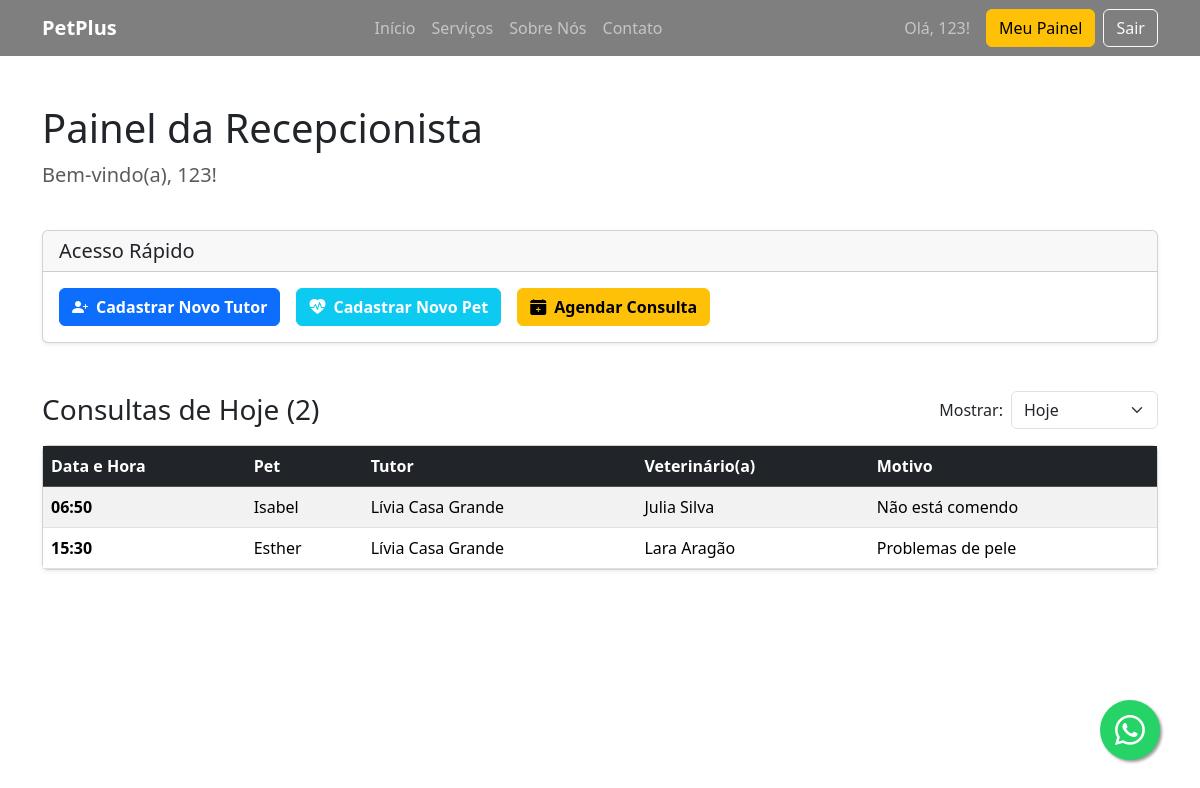
Screenshot of /painel/recepcionista/ (signed in) with the database file from the repository.
### core/models.py (models this page shows, shortened)
class Usuario(AbstractUser):
    email = models.EmailField(unique=True)
    SEXO = [
        ('M', 'Masculino'),
        ('F', 'Feminino'),
        ('O', 'Outros'),
    ]
    cpf = models.CharField(max_length=11, unique=True, blank=False, null=False)
    telefone = models.CharField(max_length=15)
    data_nascimento = models.DateField(null=True, blank=True)
    sexo = models.CharField(max_length=1, choices=SEXO)
    endereco = models.TextField(blank=False, null=False)

class Consulta(models.Model):
    animal = models.ForeignKey(Animal, on_delete=models.CASCADE)
    veterinario = models.ForeignKey(
        settings.AUTH_USER_MODEL,
        on_delete=models.SET_NULL,
        null=True,
        limit_choices_to={'groups__name' : 'Veterinarios'}
    )
    data = models.DateTimeField(blank=False, null=False)
    motivo = models.TextField(blank=False, null=False)
    observacoes = models.TextField(blank=True)

class Animal(models.Model):
    ESPECIES = [
        ('C', 'Cachorro'),
        ('G', 'Gato'),
        ('O', 'Outros'),
    ]
    SEXO = [
        ('M', 'Macho'),
        ('F', 'Fêmea'),
    ]
    nome = models.CharField(max_length=100)
    dono = models.ForeignKey(Cliente, on_delete=models.CASCADE, related_name='animais', blank=False, null=False)
    especie = models.CharField(max_length=1, choices=ESPECIES)
    raca = models.CharField(max_length=100)
    data_nascimento = models.DateField(null=True, blank=True)
    peso = models.DecimalField(max_digits=5, decimal_places=2, null=True, blank=True)
    sexo = models.CharField(max_length=1, choices=SEXO)
    observacoes = models.TextField(blank=True)

class Cliente(models.Model):
    SEXO = [
        ('M', 'Masculino'),
        ('F', 'Feminino'),
        ('O', 'Outros'),
    ]
    ESTADO_CIVIL = [
        ('S', 'Solteiro(a)'),
        ('C', 'Casado(a)'),
        ('D', 'Divorciado(a)'),
        ('V', 'Viúvo(a)'),
    ]
    ATENDIMENTO = [
        ('W', 'Whatsapp'),
        ('E', 'Email'),
        ('A', 'Ambos'),
    ]
    nome = models.CharField(max_length=100)
    email = models.EmailField()
    cpf = models.CharField(max_length=11, unique=True, blank=False, null=False)
    telefone = models.CharField(max_length=15)
    data_nascimento = models.DateField(null=False, blank=False)
    sexo = models.CharField(max_length=1, choices=SEXO)
    estado_civil = models.CharField(max_length=1, choices=ESTADO_CIVIL)
    preferencia_de_atendimento = models.CharField(max_length=1, choices=ATENDIMENTO)
    endereco = models.TextField(blank=False, null=False)

### website/views.py (the view)
# urls.py: path('painel/recepcionista/', views.dashboard_recepcionista, name='dashboard_recepcionista'),
@login_required
def dashboard_recepcionista(request):
    filtro_selecionado = request.GET.get('filtro', request.session.get('filtro_agenda', 'hoje'))
    request.session['filtro_agenda'] = filtro_selecionado
    hoje = date.today()
    consultas = Consulta.objects.all() # Começa com todas as consultas
    filtro_label = "Todas as Consultas" # Título padrão
    if filtro_selecionado == 'hoje':
        consultas = consultas.filter(data__date=hoje)
        filtro_label = "Consultas de Hoje"
    elif filtro_selecionado == 'semana':
        inicio_semana = hoje - timedelta(days=hoje.weekday())
        fim_semana = inicio_semana + timedelta(days=6)
        consultas = consultas.filter(data__date__range=[inicio_semana, fim_semana])
        filtro_label = "Consultas desta Semana"
    elif filtro_selecionado == 'mes':
        consultas = consultas.filter(data__year=hoje.year, data__month=hoje.month)
        filtro_label = "Consultas deste Mês"
    elif filtro_selecionado == 'ano':
        consultas = consultas.filter(data__year=hoje.year)
        filtro_label = "Consultas deste Ano"
    consultas_filtradas = consultas.order_by('data')
    context = {
        'consultas': consultas_filtradas,
        'filtro_selecionado': filtro_selecionado,
        'filtro_label': filtro_label,
    }
    return render(request, 'website/dashboard_recepcionista.html', context)

### templates/website/dashboard_recepcionista.html (shortened to what this page needs)
{% extends 'base.html' %}
{% block content %}
<div class="container my-5">
    <div class="d-flex justify-content-between align-items-center mb-4">
        <div>
            <h1 class="display-6">Painel da Recepcionista</h1>
            <p class="lead text-muted">Bem-vindo(a), {{ user.first_name|default:user.username }}!</p>
        </div>
    </div>
    <div class="card shadow-sm mb-5">
        <div class="card-header">
            <h5 class="mb-0">Acesso Rápido</h5>
        </div>
        <div class="card-body d-flex gap-3">
            <a href="/admin/core/cliente/add/" class="btn btn-primary fw-bold"><i class="bi bi-person-plus-fill me-2"></i>Cadastrar Novo Tutor</a>
            <a href="/admin/core/animal/add/" class="btn btn-info fw-bold text-white"><i class="bi bi-heart-pulse-fill me-2"></i>Cadastrar Novo Pet</a>
            <a href="/admin/core/consulta/add/" class="btn btn-warning fw-bold"><i class="bi bi-calendar-plus-fill me-2"></i>Agendar Consulta</a>
        </div>
    </div>
    <div class="d-flex justify-content-between align-items-center mb-3">
        <h3 class="mb-0">{{ filtro_label }} ({{ consultas.count }})</h3>
        <form method="get" class="d-flex align-items-center gap-2">
            <label for="filtro" class="form-label mb-0">Mostrar:</label>
            <select name="filtro" id="filtro" class="form-select" style="width: auto;" onchange="this.form.submit()">
                <option value="hoje" {% if filtro_selecionado == 'hoje' %}selected{% endif %}>Hoje</option>
            </select>
        </form>
    </div>
    <div class="card shadow-sm">
        <div class="table-responsive">
            <table class="table table-striped table-hover mb-0">
                <thead class="table-dark">
                    <tr>
                        <th scope="col">Data e Hora</th>
                        <th scope="col">Pet</th>
                        <th scope="col">Tutor</th>
                        <th scope="col">Veterinário(a)</th>
                        <th scope="col">Motivo</th>
                    </tr>
                </thead>
                <tbody>
                    {% for consulta in consultas %}
                    <tr>
                        {% if filtro_selecionado != 'hoje' %}
                            <th scope="row">{{ consulta.data|date:"d/m/Y H:i" }}</th>
                        {% else %}
                             <th scope="row">{{ consulta.data|time:"H:i" }}</th>
                        {% endif %}
                        <td>{{ consulta.animal.nome }}</td>
                        <td>{{ consulta.animal.dono.nome }}</td>
                        <td>{{ consulta.veterinario.get_full_name|default:consulta.veterinario.username }}</td>
                        <td>{{ consulta.motivo }}</td>
                    </tr>
                    {% empty %}
                    <tr>
                        <td colspan="5" class="text-center text-muted py-4">
                            Nenhuma consulta encontrada para este período.
                        </td>
                    </tr>
                    {% endfor %}
                </tbody>
            </table>
        </div>
    </div>
</div>
{% endblock %}

### templates/base.html (shortened to what this page needs)
{% load static %}
<!doctype html>
<html lang="pt-br">
<head>
    <link href="https://cdn.jsdelivr.net/npm/bootstrap@5.3.7/dist/css/bootstrap.min.css" rel="stylesheet">
    <link rel="stylesheet" href="https://cdn.jsdelivr.net/npm/bootstrap-icons@1.11.3/font/bootstrap-icons.min.css">
    <link rel="stylesheet" href="{% static 'css/website.css' %}">
</head>
<body>
    <nav class="navbar navbar-expand-lg navbar-dark fixed-top">
        <div class="container">
            <a class="navbar-brand fw-bold" href="{% url 'home' %}">PetPlus</a>
            <div class="collapse navbar-collapse" id="navbarNav">
                <ul class="navbar-nav mx-auto">
                    <li class="nav-item"><a class="nav-link" href="#">Início</a></li>
                    <li class="nav-item"><a class="nav-link" href="#">Serviços</a></li>
                    <li class="nav-item"><a class="nav-link" href="#">Sobre Nós</a></li>
                    <li class="nav-item"><a class="nav-link" href="#">Contato</a></li>
                </ul>
                <div class="d-flex align-items-center">
                    {% if user.is_authenticated %}
                        <span class="navbar-text me-3">
                            Olá, {{ user.first_name|default:user.username }}!
                        </span>
                        <a href="{% url 'redirect_apos_login' %}" class="btn btn-warning me-2">Meu Painel</a>
                        <form action="{% url 'logout' %}" method="post" class="d-inline">
                            <button type="submit" class="btn btn-outline-light">Sair</button>
                        </form>
                    {% else %}
                        <a href="{% url 'login' %}" class="btn btn-outline-light">Login</a>
                    {% endif %}
                </div>
            </div>
        </div>
    </nav>
    <a href="https://api.whatsapp.com/send?phone=SEUNUMERO&text=Olá! Gostaria de mais informações." class="whatsapp-float" target="_blank">
        <i class="bi bi-whatsapp"></i>
    </a>
	<div class="container-fluid p-0">
        {% block content %}
        {% endblock %}
    </div>
</body>
</html>

### static/css/website.css (style rules this page uses)
body { padding-top: 56px; }
.navbar { background-color: rgba(0, 0, 0, 0.5) !important; backdrop-filter: blur(10px); -webkit-backdrop-filter: blur(10px); }
.whatsapp-float { position: fixed; width: 60px; height: 60px; bottom: 40px; right: 40px; background-color: #25d366; color: #FFF; border-radius: 50px; text-align: center; font-size: 30px; box-shadow: 2px 2px 3px #999; z-index: 100; display: flex; align-items: center; justify-content: center; transition: transform 0.2s ease-in-out; }

### rows the page displays
Usuario: first_name "123"
Consulta: data "06:50", animal.nome "Isabel", animal.dono.nome "Lívia Casa Grande", veterinario.get_full_name "Julia Silva", motivo "Não está comendo"
Consulta: data "15:30", animal.nome "Esther", animal.dono.nome "Lívia Casa Grande", veterinario.get_full_name "Lara Aragão", motivo "Problemas de pele"

### other values shown
{{ filtro_label }} "Consultas de Hoje"
{{ consultas.count }} "2"
